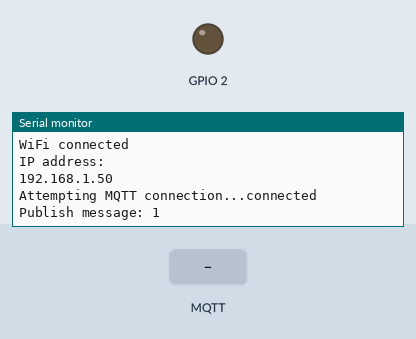
A program run on a simulated ESP32. On the bench: output pins drawn as LEDs (lit = HIGH), the last lines printed to the serial monitor. The test bench sets the inputs (shaded band). WiFi joins after 1.5 s; servers stay silent unless stated; random numbers use the default seed unless the program sets one; no MQTT or app messages arrive unless stated.

Above: at 2.7 s.
2.8 s: MQTT message "inTopic" arrives on the first subscribed topic
At 3.8 s:
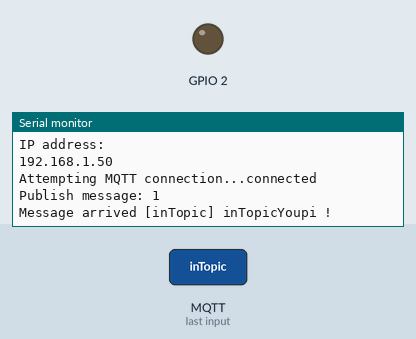
4.3 s: MQTT message "1" arrives on the first subscribed topic
At 5.4 s:
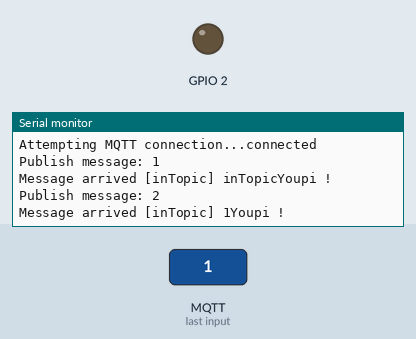
5.8 s: MQTT message "on" arrives on the first subscribed topic
At 5.96 s:
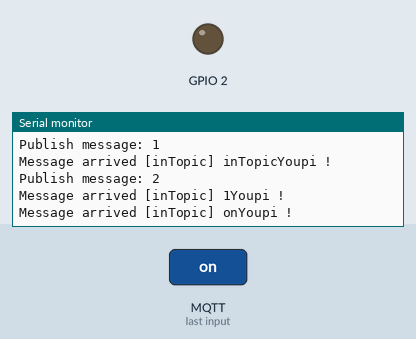
Timing chart, 0 to 8.8 s (numbered marks = the images above; inputs shaded):
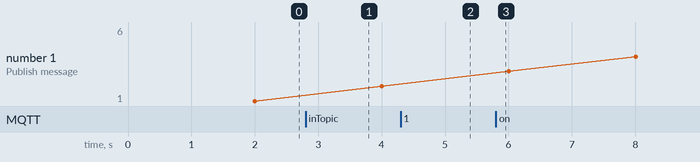

The program:

main.cpp
```cpp
#include <Arduino.h>
#include <WiFi.h>
#include <PubSubClient.h>

// Update these with values suitable for your network.

const char* ssid = "CP41_IOT";
const char* password = "12345678";
const char* mqtt_server = "mqtt.ci-ciad.utbm.fr";

WiFiClient espClient;
PubSubClient client(espClient);
unsigned long lastMsg = 0;
int value = 0;

void setup_wifi() {

  delay(10);
  // We start by connecting to a WiFi network
  Serial.println();
  Serial.print("Connecting to ");
  Serial.println(ssid);

  WiFi.mode(WIFI_STA);
  WiFi.begin(ssid, password);

  while (WiFi.status() != WL_CONNECTED) {
    delay(500);
    Serial.print(".");
  }

  randomSeed(micros());

  Serial.println("");
  Serial.println("WiFi connected");
  Serial.println("IP address: ");
  Serial.println(WiFi.localIP());
}

void callback(String topic, byte* payload, unsigned int length) {
  Serial.print("Message arrived [");
  Serial.print(topic);
  Serial.print("] ");
  String messageTemp;

  for (int i = 0; i < length; i++) {
    Serial.print((char)payload[i]);
    messageTemp += (char)payload[i];
  }

  if(topic == "inTopic") {
    Serial.println("Youpi !");
  }

}

void reconnect() {
  // Loop until we're reconnected
  while (!client.connected()) {
    Serial.print("Attempting MQTT connection...");
    // Create a random client ID
    String clientId = "ESP32Client-";
    clientId += String(random(0xffff), HEX);
    // Attempt to connect
    if (client.connect(clientId.c_str())) {
      Serial.println("connected");
      //Subscribe
      client.subscribe("inTopic");
    } else {
      Serial.print("failed, rc=");
      Serial.print(client.state());
      Serial.println(" try again in 5 seconds");
      // Wait 5 seconds before retrying
      delay(5000);
    }
  }
}

void setup() {
  pinMode(BUILTIN_LED, OUTPUT);     // Initialize the BUILTIN_LED pin as an output
  Serial.begin(115200);
  setup_wifi();
  client.setServer(mqtt_server, 1883);
  client.setCallback(callback);
}

void loop() {

  if (!client.connected()) {
    reconnect();
  }
  client.loop();

  unsigned long now = millis();
  if (now - lastMsg > 2000) {
    lastMsg = now;
    ++value;
    Serial.print("Publish message: ");
    Serial.println(value);
    client.publish("outTopic", String(value).c_str());
  }
}
```

Measured:
- after the input at 2.8 s, the serial monitor: prints a new line at once (image 1)
- after the input at 4.3 s, the serial monitor: prints a new line at once (image 2)
- after the input at 5.8 s, the serial monitor: prints a new line at once (image 3)
